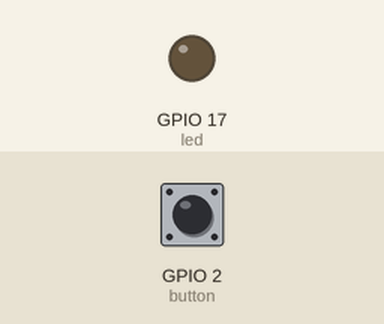
Bench run of a program on a simulated Raspberry Pi (BCM pin numbers). On the bench: output pins drawn as LEDs (lit = HIGH). The test bench sets the inputs (shaded band); at power-on: GPIO 2 (button) HIGH.

Above: at 1.2 s.
1.3 s: GPIO 2 (button) pulled LOW for 0.15 s
At 2.4 s:
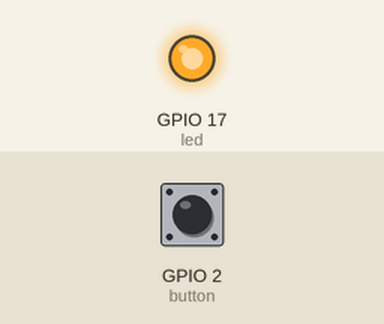
2.9 s: GPIO 2 (button) pulled LOW for 1 s
At 3.6 s:
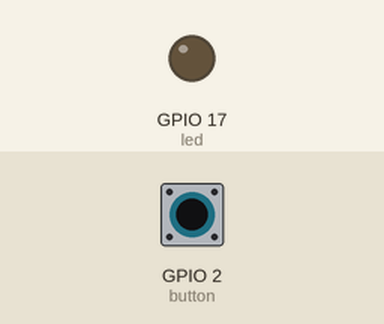
5.4 s: GPIO 2 (button) pulled LOW for 3.2 s
At 6.7 s:
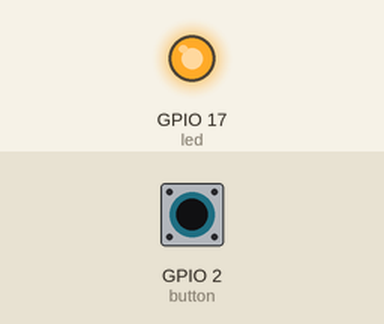
Timing chart, 0 to 8.4 s (numbered marks = the images above; inputs shaded):
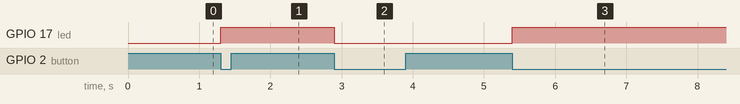

The program:

button.py
```python
from gpiozero import LED, Button
from time import sleep

#BUTTON
#.wait_for_press()
#.wait_for_release()
#.when_pressed()
#.when_released()


led = LED(17)
button = Button(2)

while True:
    button.when_pressed = led.toggle     #switch state of LED
    sleep(0.5)
```

Measured:
- after the input at 1.3 s, GPIO 17 (led): LOW → HIGH at once
- after the input at 2.9 s, GPIO 17 (led): HIGH → LOW at once
- after the input at 5.4 s, GPIO 17 (led): LOW → HIGH at once
